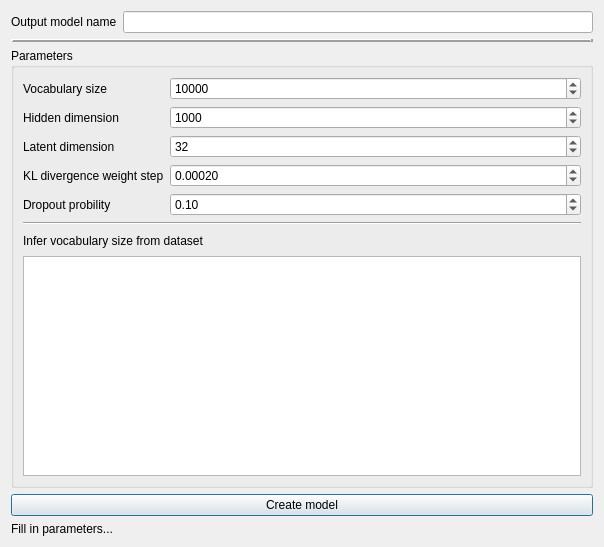
<?xml version="1.0" encoding="UTF-8"?>
<ui version="4.0">
 <class>ModelWizard</class>
 <widget class="QDialog" name="ModelWizard">
  <property name="geometry">
   <rect>
    <x>0</x>
    <y>0</y>
    <width>604</width>
    <height>547</height>
   </rect>
  </property>
  <property name="windowTitle">
   <string>Model Wizard</string>
  </property>
  <layout class="QGridLayout" name="gridLayout">
   <item row="1" column="0">
    <widget class="Line" name="line_2">
     <property name="frameShadow">
      <enum>QFrame::Raised</enum>
     </property>
     <property name="lineWidth">
      <number>3</number>
     </property>
     <property name="orientation">
      <enum>Qt::Horizontal</enum>
     </property>
    </widget>
   </item>
   <item row="0" column="0">
    <layout class="QFormLayout" name="formLayout">
     <item row="0" column="0">
      <widget class="QLabel" name="label">
       <property name="text">
        <string>Output model name</string>
       </property>
       <property name="buddy">
        <cstring>outputModelName</cstring>
       </property>
      </widget>
     </item>
     <item row="0" column="1">
      <widget class="QLineEdit" name="outputModelName"/>
     </item>
    </layout>
   </item>
   <item row="2" column="0">
    <layout class="QGridLayout" name="trainOptionsGridLayout">
     <property name="sizeConstraint">
      <enum>QLayout::SetDefaultConstraint</enum>
     </property>
     <item row="1" column="0">
      <widget class="QGroupBox" name="groupBoxTrainParams">
       <property name="maximumSize">
        <size>
         <width>16777215</width>
         <height>16666666</height>
        </size>
       </property>
       <property name="title">
        <string>Parameters</string>
       </property>
       <layout class="QGridLayout" name="gridLayout_2">
        <item row="0" column="0">
         <layout class="QFormLayout" name="formParameters">
          <item row="0" column="0">
           <widget class="QLabel" name="label_6">
            <property name="text">
             <string>Vocabulary size</string>
            </property>
            <property name="buddy">
             <cstring>vocabSize</cstring>
            </property>
           </widget>
          </item>
          <item row="0" column="1">
           <widget class="QSpinBox" name="vocabSize">
            <property name="maximumSize">
             <size>
              <width>1666666</width>
              <height>16777215</height>
             </size>
            </property>
            <property name="maximum">
             <number>9999999</number>
            </property>
            <property name="singleStep">
             <number>2500</number>
            </property>
            <property name="value">
             <number>10000</number>
            </property>
           </widget>
          </item>
          <item row="1" column="0">
           <widget class="QLabel" name="label_7">
            <property name="text">
             <string>Hidden dimension</string>
            </property>
            <property name="buddy">
             <cstring>hiddenDim</cstring>
            </property>
           </widget>
          </item>
          <item row="1" column="1">
           <widget class="QSpinBox" name="hiddenDim">
            <property name="maximumSize">
             <size>
              <width>1666666</width>
              <height>16777215</height>
             </size>
            </property>
            <property name="maximum">
             <number>999999</number>
            </property>
            <property name="singleStep">
             <number>250</number>
            </property>
            <property name="value">
             <number>1000</number>
            </property>
           </widget>
          </item>
          <item row="2" column="0">
           <widget class="QLabel" name="label_8">
            <property name="text">
             <string>Latent dimension</string>
            </property>
            <property name="buddy">
             <cstring>latentDim</cstring>
            </property>
           </widget>
          </item>
          <item row="2" column="1">
           <widget class="QSpinBox" name="latentDim">
            <property name="maximumSize">
             <size>
              <width>1666666</width>
              <height>16777215</height>
             </size>
            </property>
            <property name="minimum">
             <number>1</number>
            </property>
            <property name="maximum">
             <number>256</number>
            </property>
            <property name="value">
             <number>32</number>
            </property>
           </widget>
          </item>
          <item row="3" column="0">
           <widget class="QLabel" name="label_9">
            <property name="text">
             <string>KL divergence weight step</string>
            </property>
            <property name="buddy">
             <cstring>klStep</cstring>
            </property>
           </widget>
          </item>
          <item row="3" column="1">
           <widget class="QDoubleSpinBox" name="klStep">
            <property name="maximumSize">
             <size>
              <width>16666666</width>
              <height>16777215</height>
             </size>
            </property>
            <property name="decimals">
             <number>5</number>
            </property>
            <property name="minimum">
             <double>0.000000000000000</double>
            </property>
            <property name="maximum">
             <double>1.000000000000000</double>
            </property>
            <property name="singleStep">
             <double>0.000010000000000</double>
            </property>
            <property name="value">
             <double>0.000200000000000</double>
            </property>
           </widget>
          </item>
          <item row="4" column="0">
           <widget class="QLabel" name="label_11">
            <property name="text">
             <string>Dropout probility</string>
            </property>
            <property name="buddy">
             <cstring>dropout</cstring>
            </property>
           </widget>
          </item>
          <item row="4" column="1">
           <widget class="QDoubleSpinBox" name="dropout">
            <property name="maximumSize">
             <size>
              <width>1666666</width>
              <height>1666666</height>
             </size>
            </property>
            <property name="maximum">
             <double>1.000000000000000</double>
            </property>
            <property name="singleStep">
             <double>0.010000000000000</double>
            </property>
            <property name="value">
             <double>0.100000000000000</double>
            </property>
           </widget>
          </item>
         </layout>
        </item>
        <item row="2" column="0">
         <layout class="QVBoxLayout" name="inferVerticalLayout">
          <property name="sizeConstraint">
           <enum>QLayout::SetFixedSize</enum>
          </property>
          <item>
           <widget class="QLabel" name="label_10">
            <property name="sizePolicy">
             <sizepolicy hsizetype="Preferred" vsizetype="Preferred">
              <horstretch>0</horstretch>
              <verstretch>0</verstretch>
             </sizepolicy>
            </property>
            <property name="maximumSize">
             <size>
              <width>16777215</width>
              <height>16666</height>
             </size>
            </property>
            <property name="text">
             <string>Infer vocabulary size from dataset</string>
            </property>
           </widget>
          </item>
          <item>
           <widget class="QListWidget" name="datasetsChooseList">
            <property name="maximumSize">
             <size>
              <width>600</width>
              <height>220</height>
             </size>
            </property>
            <property name="flow">
             <enum>QListView::LeftToRight</enum>
            </property>
           </widget>
          </item>
         </layout>
        </item>
        <item row="1" column="0">
         <widget class="Line" name="line">
          <property name="orientation">
           <enum>Qt::Horizontal</enum>
          </property>
         </widget>
        </item>
       </layout>
      </widget>
     </item>
    </layout>
   </item>
   <item row="5" column="0">
    <widget class="QPushButton" name="createModelButton">
     <property name="text">
      <string>Create model</string>
     </property>
    </widget>
   </item>
   <item row="6" column="0">
    <widget class="QLabel" name="statusMessage">
     <property name="text">
      <string>Fill in parameters...</string>
     </property>
    </widget>
   </item>
  </layout>
 </widget>
 <resources/>
 <connections/>
</ui>
